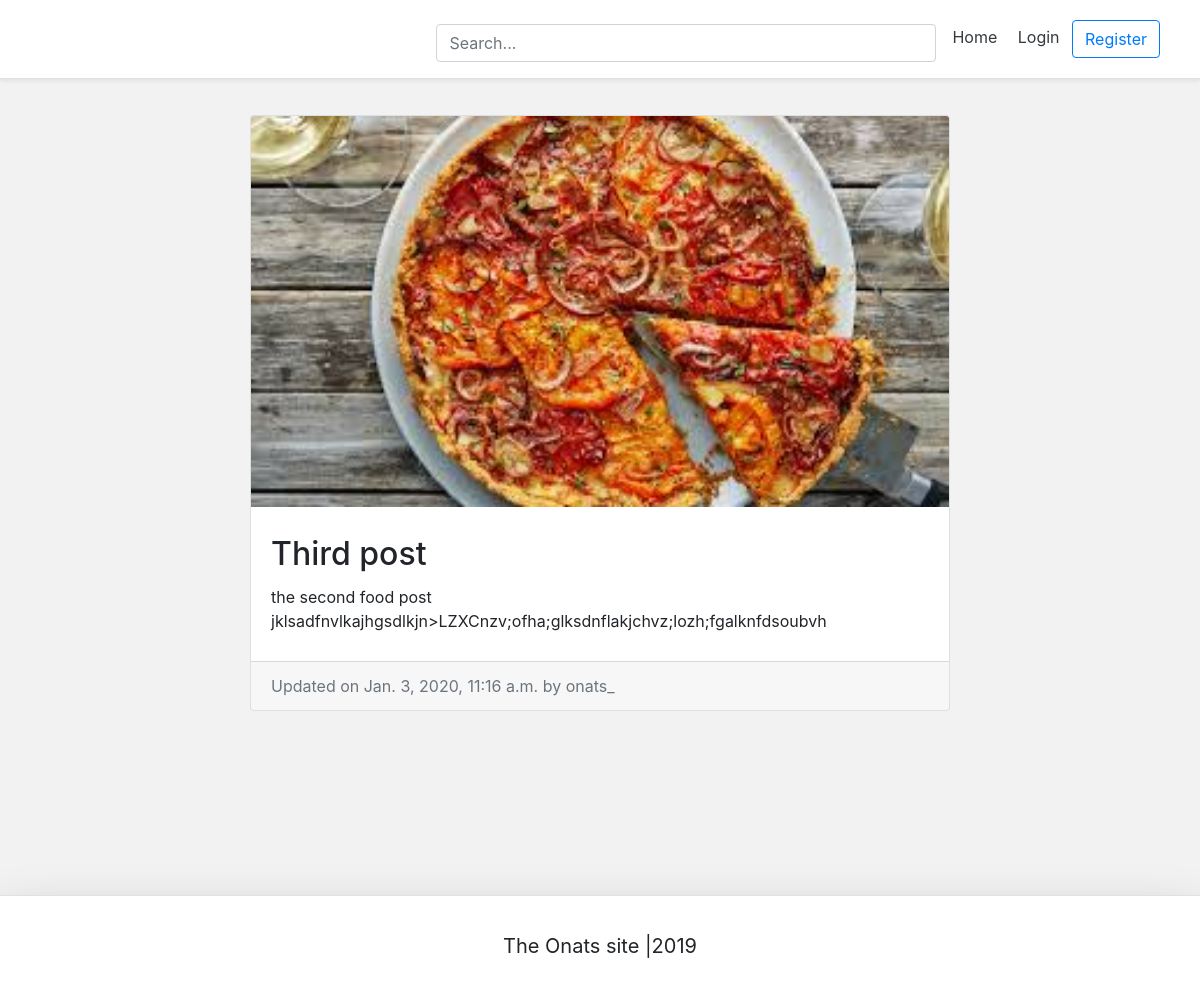
The page /blog/onats_-third-post/ on the database its author committed.
### blog/models.py (models this page shows, shortened)
class BlogPost(models.Model):
    title = models.CharField(max_length=50, null=False, blank=True)
    body = models.CharField(max_length=5000, null=False, blank=True)
    image = models.ImageField(upload_to=upload_location, null=False, blank=True)
    date_published = models.DateTimeField(auto_now_add=True, verbose_name="date published")
    date_updated = models.DateTimeField(auto_now_add=True, verbose_name="date updated")
    author = models.ForeignKey(settings.AUTH_USER_MODEL, on_delete=models.CASCADE)
    slug = models.SlugField(blank=True, unique=True)

### account/models.py (models this page shows, shortened)
class Account(AbstractBaseUser):
    email = models.EmailField(verbose_name="email", max_length=60, unique=True)
    username = models.CharField(max_length=30, unique=True)
    date_joined = models.DateTimeField(verbose_name="date joined", auto_now_add=True)
    last_login = models.DateTimeField(verbose_name='last login', auto_now=True)
    is_admin = models.BooleanField(default=False)
    is_active = models.BooleanField(default=True)
    is_staff = models.BooleanField(default=False)
    is_superuser = models.BooleanField(default=False)
    USERNAME_FIELD = 'email'
    REQUIRED_FIELDS = ['username']
    objects = MyAccountManager()
    def __str__(self):
        return self.username

### blog/views.py (the view)
# urls.py: path('<slug>/', detail_blog_view, name="detail"),
def detail_blog_view(request, slug):
    context = {}
    blog_post = get_object_or_404(BlogPost, slug=slug)
    context['blog_post'] = blog_post
    return render(request, "blog/detail_blog.html", context)

### blog/templates/blog/detail_blog.html (shortened to what this page needs)
{% extends 'base.html' %}
{% block content %}
    <div class="container">
        <div class="row">
            <div class="card m-auto">
                <img class="card-img-top" src="{{ blog_post.image.url }}">
                <div class="card-body my-2">
                    <h2 class="card-title">{{ blog_post.title }}</h2>
                    <p class="card-text">{{ blog_post.body|safe }}</p>
                </div>
                <div class="card-footer text-muted">
                    Updated on {{ blog_post.date_updated }} by {{ blog_post.author }}
                </div>
            </div>
        </div>
    </div>
{% endblock content %}

### templates/snippets/header.html (style rules this page uses)
@media (min-width: 768px) { html { font-size: 16px; } }
.container { max-width: 960px; }

### templates/snippets/base_css.html (style rules this page uses)
body { background-color: #f2f2f2; }

### blog/templates/blog/detail_blog.html (style rules this page uses)
.card { max-width: 700px; }
.container { padding: 20px; }

### rows shown on the page
BlogPost: image (picture), title "Third post", body "the second food post jklsadfnvlkajhgsdlkjn>LZXCnzv;ofha;glksdnflakjchvz;lozh;fgalknfdsoubvh", date_updated "Jan. 3, 2020, 11:16 a.m.", author "onats_"
